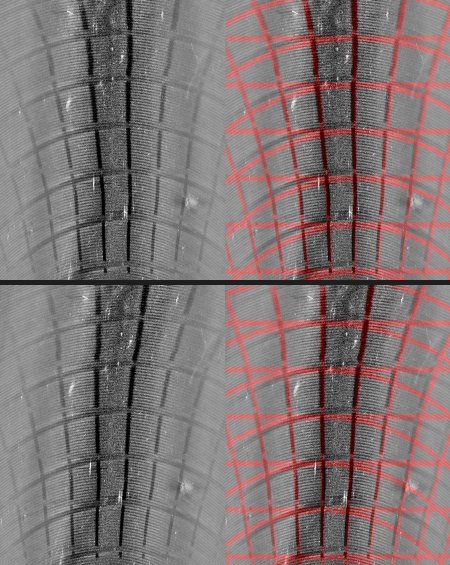
#> input picture probe/evidence/cd-geo-20261104/grid2-scan/L0_vs_L-4.95_scan3.jpg, 900 x 1130 px, given in place of cd_grid_m2f1_p1.png, which was not available (shown at 1/2 size)
$ python grid_Lscan.py out.png
#> lines starting #> are read from the running program, lines starting #| are printed output that depends on the picture; after the words box and inside, x2 and y2 are one past the last pixel; in counts of white or black regions, pixels touching at a corner belong together
### probe/discprobe/dvd.py
"""DVD main-data scrambling (ECMA-267 section 16), for writing chosen recorded bytes.

The drive XORs the 2048 user bytes of every sector with a scrambling sequence before
EFMPlus modulation. To make the recorded (scrambled-domain) byte equal Q, the host
writes P = Q XOR S. The sequence comes from a 15-bit shift register with feedback
x^15 + x^4 + 1; the low byte of the register is output, then it shifts 8 times. The
preset is chosen by bits 7..4 of the physical sector number, so the 16 sectors of
one ECC block share a sequence and 16 consecutive blocks cycle through all presets.
Same table and register as DiscImageStudio's DvdDataFrameBuilder.
"""

from __future__ import annotations

import numpy as np

SECTOR_BYTES = 2048
BLOCK_SECTORS = 16
DATA_START_PSN = 0x30000  # LBA 0 of a single-layer DVD±R

PRESETS = (0x0001, 0x5500, 0x0002, 0x2A00, 0x0004, 0x5400, 0x0008, 0x2800,
           0x0010, 0x5000, 0x0020, 0x2001, 0x0040, 0x4002, 0x0080, 0x0005)


def _sequence(preset: int) -> np.ndarray:
#> called with preset = 1
    reg = preset
    out = np.empty(SECTOR_BYTES, dtype=np.uint8)
    for i in range(SECTOR_BYTES):
        out[i] = reg & 0xFF
        for _ in range(8):
            reg = ((reg << 1) | (((reg >> 14) ^ (reg >> 10)) & 1)) & 0x7FFF
    return out


MASKS = np.stack([_sequence(p) for p in PRESETS])


def preset_index(lba: int) -> int:
    return ((lba + DATA_START_PSN) >> 4) & 0xF


def payload_for(q: int, lba: int) -> np.ndarray:
    """User bytes for one sector whose recorded main data is all Q."""
    return MASKS[preset_index(lba)] ^ np.uint8(q)


def recorded(payload: np.ndarray, lba: int) -> np.ndarray:
    """Scrambled-domain bytes the drive will modulate for this sector's payload."""
    return payload ^ MASKS[preset_index(lba)]


# [8 lines left out: function lfsr_period, not called in this run]

### probe/discprobe/imagedisc.py
"""Burnable DVD image of a picture, placed with a measured geometry (u = r0/b, v = p/b).

Every 16-byte group of every sector gets the picture's value at its position on the
disc: dark groups are recorded as one texture (A5), light ones as another. Positions
come from the same model the `geo` ladder fits,

    Theta(n) = 2n / (S + u),  S = sqrt(u^2 + v n / pi),  radius = b * S,

so u and v fix every angle exactly; the assumed bit length b only scales the picture
uniformly, which cannot bend a line. The disc turns counter-clockwise as seen by the
optical head (ECMA-267), so seen from the data side the track angle runs clockwise:
the picture is drawn in data-side view with y up, and its rotation on the disc is
arbitrary.
"""

from __future__ import annotations

import json
import math
import os

import numpy as np

from . import dvd, iso9660
from .calib import GROUP_BITS, GROUP_BYTES, SECTOR_BITS, theta

CELL_MM = 0.02
HALF_MM = 60.0
SIZE = int(2 * HALF_MM / CELL_MM)


def _grid_coords():
    c = (np.arange(SIZE) + 0.5) * CELL_MM - HALF_MM
    return c[None, :], -c[:, None]  # x right, y up


def grid_design(r_min=24.5, r_max=56.0, spacing=5.0, line=0.3) -> np.ndarray:
    """True = dark. Cartesian grid, radial lines every 30 degrees, circles every
    spacing mm, and a block letter F (asymmetric, so a mirrored burn is obvious)."""
#> called with r_min = 26, r_max = 56, spacing = 5, line = 0.6
    x, y = _grid_coords()
    r = np.hypot(x, y)
    th = np.degrees(np.arctan2(y, x))
    half = line / 2
    near = lambda v: np.abs((v + spacing / 2) % spacing - spacing / 2) < half
    dark = near(x) | near(y)
    dark |= np.abs(r - np.round(r / spacing) * spacing) < half
    for a in range(0, 360, 30):
        d = np.abs(((th - a + 180) % 360) - 180)
        dark |= (np.radians(d) * r < max(0.2, half)) & (d < 90)
    # Letter F, 10 mm tall, in the upper half (stroke 1.2 mm).
    fx, fy, s = -3.0, 33.0, 1.2
    dark |= (x >= fx) & (x < fx + s) & (y >= fy) & (y < fy + 10)
    dark |= (x >= fx) & (x < fx + 6) & (y >= fy + 10 - s) & (y < fy + 10)
    dark |= (x >= fx) & (x < fx + 4.5) & (y >= fy + 5 - s / 2) & (y < fy + 5 + s / 2)
    return dark & (r >= r_min) & (r <= r_max)


# [43 lines left out: functions picture_design, clear_inside, load_correction, sectors_to_radius, not called in this run]


CHUNK = 2048

# Column of each user byte in its data-frame row (12 header bytes, 172 bytes per row);
# repeating sequences are phased by column so the period runs on along the recorded row.
_COL = (12 + np.arange(dvd.SECTOR_BYTES)) % 172


# [107 lines left out: functions _hash, texture_bytes, _sample, _textures, _sector_q, write_iso and 2 more, not called in this run]

### probe/discprobe/scan.py
"""Analyse a flatbed scan of a burned spoke disc: spoke rotation delta(r) versus radius.

Pipeline:
  1. Locate the disc: FFT circle search for the 120 mm outer edge on a downsampled
     edge map, then an axis-aligned ellipse fit to the outermost strong edge along
     rays at full resolution (the ellipse absorbs scanner x/y scale mismatch).
  2. Resample rings of constant actual radius around that centre.
  3. Per ring, take the Fourier coefficients at the pattern's k values. Each gives
     the ring's rotation modulo 360/k; k = 3 is unwrapped across radius, then k = 21
     and k = 63 are snapped to it in turn, so the final delta has k = 63 precision.
  4. Detect the grey marker rings as dips in spoke amplitude: actual vs model radius.

Centre and scale errors move a ring's samples by an amount that varies once or
twice per revolution, so they cancel in the ring-average phase to first order; the
result is insensitive to how precisely the disc is located.
"""

from __future__ import annotations

import csv
import json
import math
import os

import numpy as np

from .spokes import SpokeSpec

DISC_RADIUS_MM = 60.0
HOLE_RADIUS_MM = 7.5
N_THETA = 8192
GOOD_SNR = 4.0


# ---------------------------------------------------------------- loading

def load_gray(path: str) -> tuple[np.ndarray, tuple[float, float] | None]:
#> called with path = 'scans/cd_grid_m2f1_p1.png'
    from PIL import Image
    Image.MAX_IMAGE_PIXELS = None
    with Image.open(path) as im:
#> im is the input picture: PIL image 900x1130 RGB; mean R, G, B 128.4, 115.3, 115.3
        dpi = im.info.get("dpi")
        if im.mode in ("I;16", "I;16B", "I;16L", "I"):
            a = np.asarray(im, dtype=np.float32) / 65535.0
        else:
            a = np.asarray(im.convert("L"), dtype=np.float32) / 255.0
    if dpi:
        dpi = (float(dpi[0]), float(dpi[1]))
    return a, dpi


def _downsample(a: np.ndarray, f: int) -> np.ndarray:
#> called with f = 6
    h, w = (a.shape[0] // f) * f, (a.shape[1] // f) * f
#> h = 1128; w = 900
    return a[:h, :w].reshape(h // f, f, w // f, f).mean(axis=(1, 3))


def _sample(img: np.ndarray, x: np.ndarray, y: np.ndarray) -> np.ndarray:
    """Bilinear sampling; points outside the image read as NaN."""
    h, w = img.shape
    x0 = np.floor(x).astype(np.int64)
    y0 = np.floor(y).astype(np.int64)
    fx = x - x0
    fy = y - y0
    inside = (x0 >= 0) & (y0 >= 0) & (x0 < w - 1) & (y0 < h - 1)
    x0c = np.clip(x0, 0, w - 2)
    y0c = np.clip(y0, 0, h - 2)
    v = (img[y0c, x0c] * (1 - fx) * (1 - fy) + img[y0c, x0c + 1] * fx * (1 - fy)
         + img[y0c + 1, x0c] * (1 - fx) * fy + img[y0c + 1, x0c + 1] * fx * fy)
    return np.where(inside, v, np.nan)


# ---------------------------------------------------------------- disc location

def coarse_centre(img: np.ndarray, px_per_mm: float) -> tuple[float, float]:
    f = max(1, int(round(px_per_mm / 4.0)))
    small = _downsample(img, f)
    s = px_per_mm / f
    gy, gx = np.gradient(small)
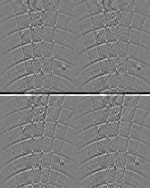
#> gy: shape (188, 150) float32; min -0.233, max 0.238, mean -1.41e-05; drawn with min black and max white
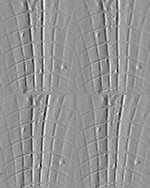
#> gx: shape (188, 150) float32; min -0.291, max 0.211, mean 7.02e-06; drawn with min black and max white
    edges = np.hypot(gx, gy)
    edges = np.minimum(edges, np.percentile(edges, 99.5))
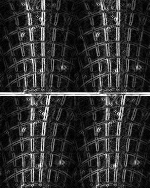
#> edges: shape (188, 150) float32; min 5.44e-05, max 0.204, mean 0.0383; drawn with min black and max white
    radius = DISC_RADIUS_MM * s
    k = int(math.ceil(radius)) + 3
    yy, xx = np.mgrid[-k:k + 1, -k:k + 1]
    ring = (np.abs(np.hypot(xx, yy) - radius) < 1.5).astype(np.float64)
    shape = (edges.shape[0] + ring.shape[0], edges.shape[1] + ring.shape[1])
#> shape = (669, 631)
    acc = np.fft.irfft2(np.fft.rfft2(edges, shape) * np.fft.rfft2(ring, shape), shape)
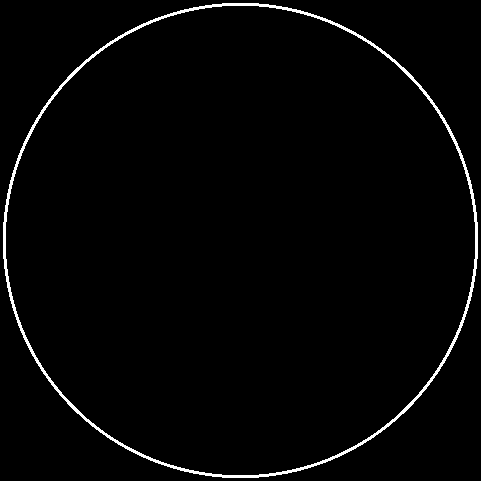
#> ring: shape (481, 481) float64; values 0 (black) and 1 (white), 1.9% white; 1 white region, box (x1, y1, x2, y2) and area: (3, 3, 478, 478) 4488
    acc = acc[k:k + edges.shape[0], k:k + edges.shape[1]]
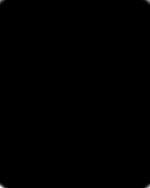
#> acc: shape (188, 150) float64; min -2.17e-14, max 0.37, mean 0.000305; drawn with min black and max white
    cy, cx = np.unravel_index(np.argmax(acc), acc.shape)
#> cy = 187; cx = 0
    return (cx + 0.5) * f - 0.5, (cy + 0.5) * f - 0.5


def _edge_points(img, cx, cy, px_per_mm, r_mm, window_mm, outermost):
    n_rays = 1440
    th = np.linspace(0, 2 * np.pi, n_rays, endpoint=False)
    step = 0.25
    rr = np.arange((r_mm - window_mm) * px_per_mm, (r_mm + window_mm) * px_per_mm, step)
    x = cx + rr[None, :] * np.cos(th)[:, None]
    y = cy - rr[None, :] * np.sin(th)[:, None]
    prof = _sample(img, x, y)
    kernel = np.ones(5) / 5
    pts = []
    for i in range(n_rays):
        p = prof[i]
        if np.isnan(p).any():
            continue
        g = np.abs(np.gradient(np.convolve(p, kernel, mode="same")))
        g[:4] = g[-4:] = 0
        if g.max() <= 0:
            continue
        strong = np.nonzero(g > 0.35 * g.max())[0]
        j = strong[-1] if outermost else int(np.argmax(g))
        # Walk up to the local maximum of that edge, then parabolic sub-sample.
        while 0 < j < len(g) - 1 and g[j + 1] > g[j]:
            j += 1
        while 0 < j < len(g) - 1 and g[j - 1] > g[j]:
            j -= 1
        if 0 < j < len(g) - 1:
            den = g[j - 1] - 2 * g[j] + g[j + 1]
            off = 0.5 * (g[j - 1] - g[j + 1]) / den if den != 0 else 0.0
        else:
            off = 0.0
        r = rr[0] + (j + off) * step
        pts.append((cx + r * math.cos(th[i]), cy - r * math.sin(th[i])))
    return np.array(pts)


# [18 lines left out: function fit_axis_ellipse, not called in this run]


def locate_disc(img, px_per_mm, centre=None):
    cx, cy = centre if centre else coarse_centre(img, px_per_mm)
#> cx = 2.5; cy = 1124.5
    outer = None
    for window in (4.0, 2.0):
        pts = _edge_points(img, cx, cy, px_per_mm, DISC_RADIUS_MM, window, outermost=True)
        if len(pts) < 100:
            raise RuntimeError("could not locate the disc edge; pass --centre X,Y in pixels")
        outer = fit_axis_ellipse(pts)
        cx, cy = outer["cx"], outer["cy"]
#> this loop made 1 pass
#> pass 1, in _edge_points, `x = cx + rr[None, :] * np.cos(th)[:, None]`:
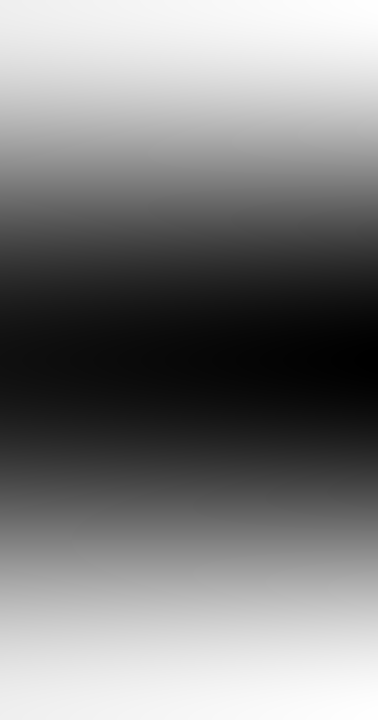
#> x: shape (1440, 756) float64 (shown at 1/2 size); min -1509.1, max 1514.1, mean 2.5; drawn with min black and max white
#> pass 1, in _edge_points, `y = cy - rr[None, :] * np.sin(th)[:, None]`:
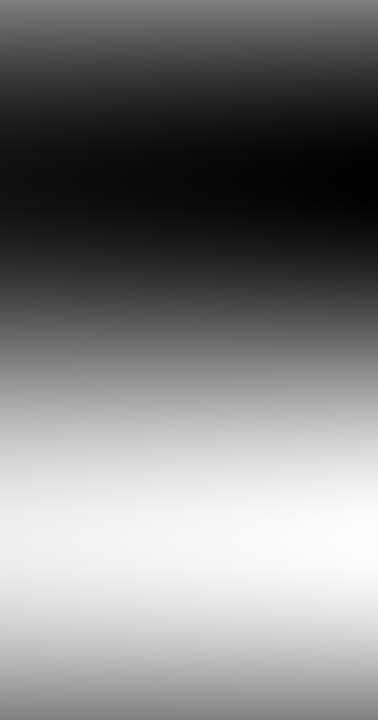
#> y: shape (1440, 756) float64 (shown at 1/2 size); min -387.1, max 2636.1, mean 1124.5; drawn with min black and max white
    hole = None
    pts = _edge_points(img, cx, cy, px_per_mm, HOLE_RADIUS_MM, 2.0, outermost=False)
    if len(pts) >= 100:
        hole = fit_axis_ellipse(pts)
    return outer, hole


# ---------------------------------------------------------------- rings

# [38 lines left out: functions polar_rings, ring_coefficients, not called in this run]


def _wrap(a, period):
    return (a + period / 2) % period - period / 2


# [181 lines left out: functions unwrap_delta, detect_markers, analyse, _fmt, _write_images, not called in this run]

### probe/discprobe/calib.py
"""Multi-hypothesis calibration disc for DVD±R: bracket the geometry, then fit it.

A DVD byte at channel-bit position n (counted from LBA 0) lies at accumulated track
angle

    Theta(n) = 2 pi (S - u) / v,   S = sqrt(u^2 + v n / pi),   u = r0 / b,   v = p / b,

with r0 the radius of LBA 0, p the track pitch and b the channel bit length. Only the
ratios u and v matter for angles. The local rate is dTheta/dn = 1 / S = b / r.

The disc is split into thin bands separated by plain guard rings. Band j draws a
spoke pattern f(theta) = 0.5 + w3 cos(3 theta + phi3) + w9 cos(9 theta + phi9) at the
angle a hypothesis assigns to each byte, Theta_j(n) = (1 + s_j) Theta_nominal(n): the
nominal geometry with its local rate scaled by 1 + s_j, s_j swept over a range
(default -1.2 % .. +1.2 % in 0.2 % steps). On the real disc the band shows the spokes
rotated by delta_j(n) = Theta(n) - Theta_j(n). Where s_j is within about 0.15 % of
the true local rate error, delta changes slowly enough across the band for the scan to
resolve it; other bands blur to grey. Each readable band measures the true local rate,
and the phases of all readable bands share one unknown rotation, so together they fix
u and v (see calscan.py).

The hypotheses are repeated in several groups from inner to outer radius (ascending
in even groups, descending in odd ones), so readable bands occur at several radii.

Each byte is A5 (dark) with probability f and 92 (bright) otherwise, so the scanner
sees the mean brightness f. The 9-fold term is phase-locked to the 3-fold one with a
90 degree offset; that makes the pattern chiral, so the analysis can tell a mirrored
scan from a normal one, and a dark/light inversion does not change the test.
"""

from __future__ import annotations

import json
import math
import os
from dataclasses import asdict, dataclass, field

import numpy as np

from . import dvd, iso9660
from .rings import DVD_PLUS_R_SECTORS

SECTOR_BITS = 38688
GROUP_BYTES = 16  # angle evaluated once per 16 bytes (about 34 um of track)


def _byte_bit_offsets() -> np.ndarray:
    """Channel-bit offset of each user byte from the start of its sector.

    A recorded sector is 13 rows of two sync frames (1488 bits each: 32 sync bits and
    91 bytes). The data frame (4 ID, 2 IED, 6 CPR_MAI, 2048 user, 4 EDC bytes) fills
    12 rows of 172 bytes; the 10 PI bytes end each row and the 13th row is PO parity.
    """
    j = np.arange(dvd.SECTOR_BYTES) + 12
    row, col = j // 172, j % 172
    inrow = np.where(col < 91, 32 + 16 * col, 1488 + 32 + 16 * (col - 91))
    return (row * 2976 + inrow + 8).astype(np.float64)  # +8: middle of the byte


BYTE_BITS = _byte_bit_offsets()
GROUP_BITS = BYTE_BITS.reshape(-1, GROUP_BYTES).mean(axis=1)


# [6 lines left out: function theta, not called in this run]


def rate(n, u, v):
    """dTheta/dn in radians per channel bit."""
    return 1.0 / np.sqrt(u * u + v * np.asarray(n, dtype=np.float64) / math.pi)


@dataclass
class CalLayout:
    s_range: float = 0.012
    s_step: float = 0.002
    groups: int = 3
    start_mm: float = 25.0
    end_mm: float = 57.0
    guard_mm: float = 0.2
    r0_mm: float = 24.0
    pitch_um: float = 0.74
    bit_nm: float = 133.3
    ks: tuple = (3, 9)
    phases_deg: tuple = (0.0, 90.0)
    weights: tuple = (0.3, 0.2)
    guard: str = "92"
    seed: int = 1
    bands: list = field(default_factory=list)
    guards_lba: list = field(default_factory=list)
    total_sectors: int = 0
    kind: str = "dvd-multi-hypothesis-calibration"
    version: int = 1

    @property
    def u0(self) -> float:
        return self.r0_mm / (self.bit_nm * 1e-6)

    @property
    def v0(self) -> float:
        return self.pitch_um * 1e-3 / (self.bit_nm * 1e-6)

    def hypotheses(self) -> list[float]:
        m = int(round(self.s_range / self.s_step))
        return [round(i * self.s_step, 6) for i in range(-m, m + 1)]

    # [39 lines left out: functions sector_at, build, edge_lbas, pattern, not called in this run]

    def save(self, path: str) -> None:
        with open(path, "w", encoding="utf-8") as fh:
            json.dump(asdict(self), fh, indent=2)

    # [14 lines left out: functions load, refine_layout, not called in this run]


CHUNK_SECTORS = 2048


# [100 lines left out: functions _band_sectors, _plain_sectors, segments, write_iso, verify_iso, describe, not called in this run]

### probe/evidence/cd-geo-20261104/grid-scan/grid_Lscan.py
import sys, json, numpy as np
sys.path.insert(0, r"D:\disc-probe")
from discprobe import scan, imagedisc
from scipy.ndimage import uniform_filter1d
px=600/25.4; NT=7200; res=360/NT
R=np.arange(26,56,0.1); R=R[np.abs((R+2.5)%5-2.5)>0.45]
TH=np.arange(NT)*2*np.pi/NT
design=imagedisc.grid_design(r_min=26.0,r_max=56.0,line=0.6)
def dring(mirror):
    th=-TH if mirror else TH
    x=R[:,None]*np.cos(th); y=R[:,None]*np.sin(th)
    ix=np.clip(((x+60)/0.02).astype(int),0,5999); iy=np.clip(((60-y)/0.02).astype(int),0,5999)
    d=np.where(design[iy,ix],-1.0,0.0); return d-d.mean(1,keepdims=True)
Ls=np.arange(-40,40.01,0.05)
frame_mm=588*277.66208524226016e-6
D={m:np.fft.rfft(dring(m),axis=1) for m in (False,True)}
out={}
for i in range(1,9):
    img,_=scan.load_gray(f"scans/cd_grid_m2f1_p{i}.png")
#> (the run stopped early here; a loop or call above may not have finished)
